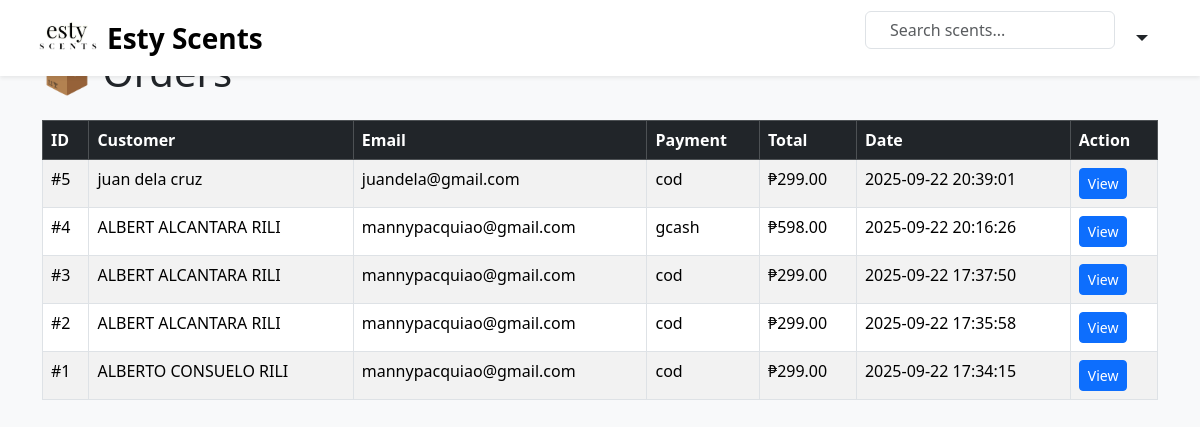
The page /ESTY/ESTY/orders.php on the database as committed earlier.
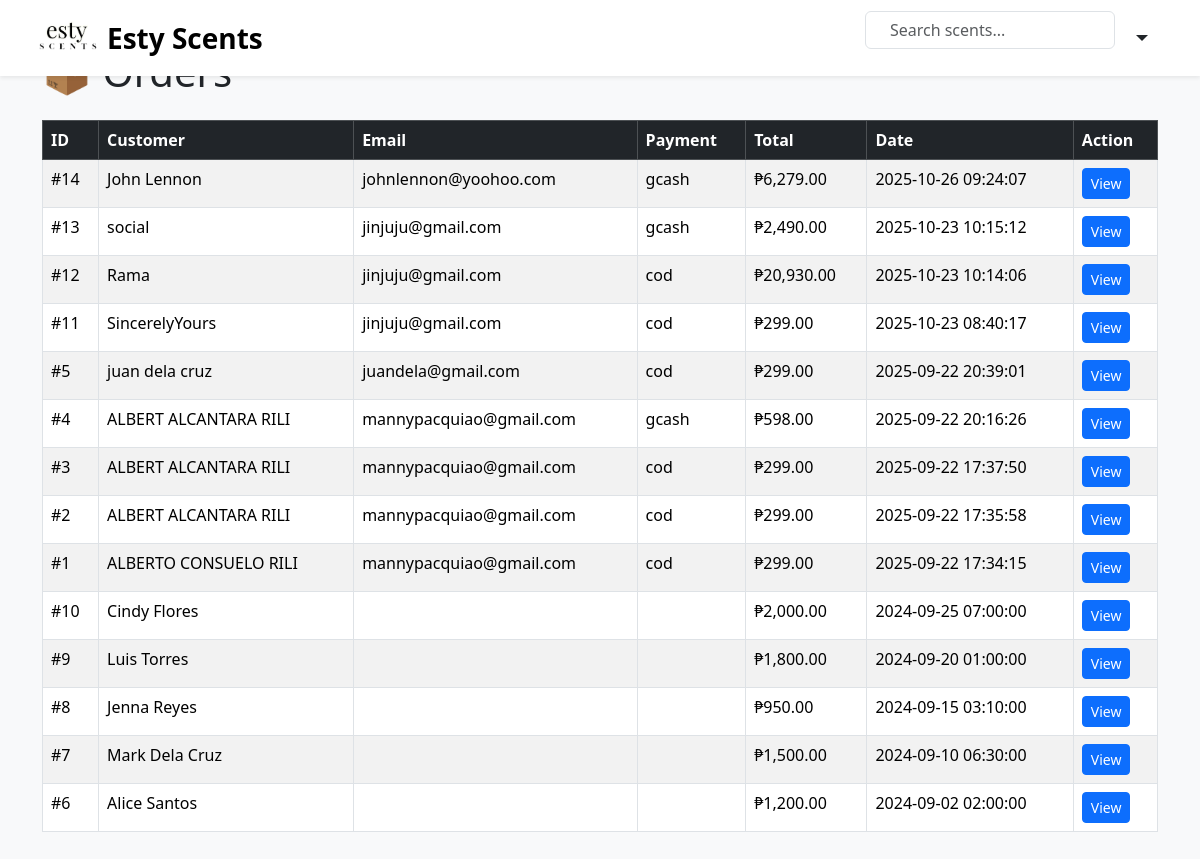
The same page on the database as committed later.
### tables this page shows
CREATE TABLE `orders` (
  `id` int(11) NOT NULL,
  `customer_name` varchar(100) DEFAULT NULL,
  `email` varchar(100) DEFAULT NULL,
  `address` text DEFAULT NULL,
  `payment_method` varchar(50) DEFAULT NULL,
  `total` decimal(10,2) DEFAULT NULL,
  `created_at` timestamp NOT NULL DEFAULT current_timestamp(),
  `status` enum('pending','processing','completed','cancelled') DEFAULT 'pending',
  `completed_at` datetime DEFAULT NULL
);

### ESTY/ESTY/orders.php (the view, shortened to what this page needs)
<?php
require_once "../db.php";
include 'navbar.php';
$sql = "SELECT * FROM orders ORDER BY created_at DESC";
$result = $conn->query($sql);
?>
<!DOCTYPE html>
<html lang="en">
<head>
  <link href="https://cdn.jsdelivr.net/npm/bootstrap@5.3.3/dist/css/bootstrap.min.css" rel="stylesheet">
</head>
<body class="bg-light">
<div class="container my-5">
  <h1 class="mb-4">📦 Orders</h1>
  <table class="table table-bordered table-striped">
    <thead class="table-dark">
      <tr>
        <th>ID</th>
        <th>Customer</th>
        <th>Email</th>
        <th>Payment</th>
        <th>Total</th>
        <th>Date</th>
        <th>Action</th>
      </tr>
    </thead>
    <tbody>
      <?php while ($row = $result->fetch_assoc()): ?>
        <tr>
          <td>#<?= $row['id']; ?></td>
          <td><?= htmlspecialchars($row['customer_name']); ?></td>
          <td><?= htmlspecialchars($row['email']); ?></td>
          <td><?= $row['payment_method']; ?></td>
          <td>₱<?= number_format($row['total'], 2); ?></td>
          <td><?= $row['created_at']; ?></td>
          <td>
            <a href="view_order.php?id=<?= $row['id']; ?>" class="btn btn-sm btn-primary">View</a>
          </td>
        </tr>
      <?php endwhile; ?>
    </tbody>
  </table>
</div>
</body>
</html>

### ESTY/ESTY/navbar.php (shortened to what this page needs)
<nav class="navbar navbar-expand-lg navbar-light bg-white shadow-sm px-4 fixed-top">
  <div class="container-fluid">
      <a class="navbar-brand d-flex align-items-center" href="index.php" style="flex:1;">
        <img src="images/logo.jpg" alt="Esty Scents Logo" class="me-2" style="height:50px; width:auto;">
        <span class="fw-bold fs-3">Esty Scents</span>
      </a>
      <div class="d-flex align-items-center justify-content-end gap-3" style="flex:2;">
        <form class="position-relative" action="search.php" method="get" style="width:250px;">
          <input type="text"
                 name="q"
                 class="form-control ps-4 pe-5"
                 placeholder="Search scents..."
                 aria-label="Search">
        </form>
<div class="dropdown">
  <a href="#" class="text-dark fs-5 dropdown-toggle" id="userDropdown" data-bs-toggle="dropdown" aria-expanded="false">
  </a>
</div>
      </div>
  </div>
</nav>

Rows that differ between the two databases and show on the page:
added orders: id "14", customer_name "John Lennon", email "johnlennon@yoohoo.com", payment_method "gcash", total "6,279.00", created_at "2025-10-26 09:24:07"
added orders: id "13", customer_name "social", email "jinjuju@gmail.com", payment_method "gcash", total "2,490.00", created_at "2025-10-23 10:15:12"
added orders: id "12", customer_name "Rama", email "jinjuju@gmail.com", payment_method "cod", total "20,930.00", created_at "2025-10-23 10:14:06"
added orders: id "11", customer_name "SincerelyYours", email "jinjuju@gmail.com", payment_method "cod", total "299.00", created_at "2025-10-23 08:40:17"
added orders: id "10", customer_name "Cindy Flores", total "2,000.00", created_at "2024-09-25 07:00:00"
added orders: id "9", customer_name "Luis Torres", total "1,800.00", created_at "2024-09-20 01:00:00"
added orders: id "8", customer_name "Jenna Reyes", total "950.00", created_at "2024-09-15 03:10:00"
added orders: id "7", customer_name "Mark Dela Cruz", total "1,500.00", created_at "2024-09-10 06:30:00"
added orders: id "6", customer_name "Alice Santos", total "1,200.00", created_at "2024-09-02 02:00:00"
